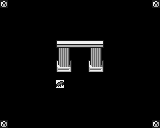

Rendered tile map (Tiled .tmx) drawn with the repository's tilesets; below, a short description and the full map source, tile grids included:
An orthogonal 20x16 tile map with 8x8 px tiles, 3 tile layers (Background, Collision, Overlap).

<map version="1.0" orientation="orthogonal" renderorder="right-down" width="20" height="16" tilewidth="8" tileheight="8" nextobjectid="1">
 <tileset firstgid="1" name="char_sheet" tilewidth="8" tileheight="8" tilecount="1024">
  <image source="char_sheet.png" width="256" height="256" />
 </tileset>
 <layer name="Background" width="20" height="16">
  <data encoding="csv">
63,0,0,0,0,0,0,0,0,0,0,0,0,0,0,0,0,0,0,63,
0,0,0,0,0,0,0,0,0,0,0,0,0,0,0,0,0,0,0,0,
0,0,0,0,0,0,0,0,0,0,0,0,0,0,0,0,0,0,0,0,
0,0,0,0,0,0,0,0,0,0,0,0,0,0,0,0,0,0,0,0,
0,0,0,0,0,0,0,0,0,0,0,0,0,0,0,0,0,0,0,0,
0,0,0,0,0,0,0,0,0,0,0,0,0,0,0,0,0,0,0,0,
0,0,0,0,0,0,0,0,0,0,0,0,0,0,0,0,0,0,0,0,
0,0,0,0,0,0,0,0,0,0,0,0,0,0,0,0,0,0,0,0,
0,0,0,0,0,0,0,0,0,0,0,0,0,0,0,0,0,0,0,0,
0,0,0,0,0,0,0,0,0,0,0,0,0,0,0,0,0,0,0,0,
0,0,0,0,0,0,0,0,0,0,0,0,0,0,0,0,0,0,0,0,
0,0,0,0,0,0,0,0,0,0,0,0,0,0,0,0,0,0,0,0,
0,0,0,0,0,0,0,0,0,0,0,0,0,0,0,0,0,0,0,0,
0,0,0,0,0,0,0,0,0,0,0,0,0,0,0,0,0,0,0,0,
0,0,0,0,0,0,0,0,0,0,0,0,0,0,0,0,0,0,0,0,
63,0,0,0,0,0,0,0,0,0,0,0,0,0,0,0,0,0,0,63
</data>
 </layer>
 <layer name="Collision" width="20" height="16">
  <data encoding="csv">
0,0,0,0,0,0,0,0,0,0,0,0,0,0,0,0,0,0,0,0,
0,0,0,0,0,0,0,0,0,0,0,0,0,0,0,0,0,0,0,0,
0,0,0,0,0,0,0,0,0,0,0,0,0,0,0,0,0,0,0,0,
0,0,0,0,0,0,0,0,0,0,0,0,0,0,0,0,0,0,0,0,
0,0,0,0,0,0,0,0,0,0,0,0,0,0,0,0,0,0,0,0,
0,0,0,0,0,0,0,0,0,0,0,0,0,0,0,0,0,0,0,0,
0,0,0,0,0,0,0,0,0,0,0,0,0,0,0,0,0,0,0,0,
0,0,0,0,0,0,0,528,529,0,0,528,529,0,0,0,0,0,0,0,
0,0,0,0,0,0,0,560,561,0,0,560,561,0,0,0,0,0,0,0,
0,0,0,0,0,0,0,0,0,0,0,0,0,0,0,0,0,0,0,0,
0,0,0,0,0,0,0,473,0,0,0,0,0,0,0,0,0,0,0,0,
0,0,0,0,0,0,0,0,0,0,0,0,0,0,0,0,0,0,0,0,
0,0,0,0,0,0,0,0,0,0,0,0,0,0,0,0,0,0,0,0,
0,0,0,0,0,0,0,0,0,0,0,0,0,0,0,0,0,0,0,0,
0,0,0,0,0,0,0,0,0,0,0,0,0,0,0,0,0,0,0,0,
0,0,0,0,0,0,0,0,0,0,0,0,0,0,0,0,0,0,0,0
</data>
 </layer>
 <layer name="Overlap" width="20" height="16">
  <data encoding="csv">
0,0,0,0,0,0,0,0,0,0,0,0,0,0,0,0,0,0,0,0,
0,0,0,0,0,0,0,0,0,0,0,0,0,0,0,0,0,0,0,0,
0,0,0,0,0,0,0,0,0,0,0,0,0,0,0,0,0,0,0,0,
0,0,0,0,0,0,0,0,0,0,0,0,0,0,0,0,0,0,0,0,
0,0,0,0,0,0,0,0,0,0,0,0,0,0,0,0,0,0,0,0,
0,0,0,0,0,0,0,432,498,498,498,498,433,0,0,0,0,0,0,0,
0,0,0,0,0,0,0,496,497,0,0,496,497,0,0,0,0,0,0,0,
0,0,0,0,0,0,0,0,0,0,0,0,0,0,0,0,0,0,0,0,
0,0,0,0,0,0,0,0,0,0,0,0,0,0,0,0,0,0,0,0,
0,0,0,0,0,0,0,0,0,0,0,0,0,0,0,0,0,0,0,0,
0,0,0,0,0,0,0,0,0,0,0,0,0,0,0,0,0,0,0,0,
0,0,0,0,0,0,0,0,0,0,0,0,0,0,0,0,0,0,0,0,
0,0,0,0,0,0,0,0,0,0,0,0,0,0,0,0,0,0,0,0,
0,0,0,0,0,0,0,0,0,0,0,0,0,0,0,0,0,0,0,0,
0,0,0,0,0,0,0,0,0,0,0,0,0,0,0,0,0,0,0,0,
0,0,0,0,0,0,0,0,0,0,0,0,0,0,0,0,0,0,0,0
</data>
 </layer>
</map>
